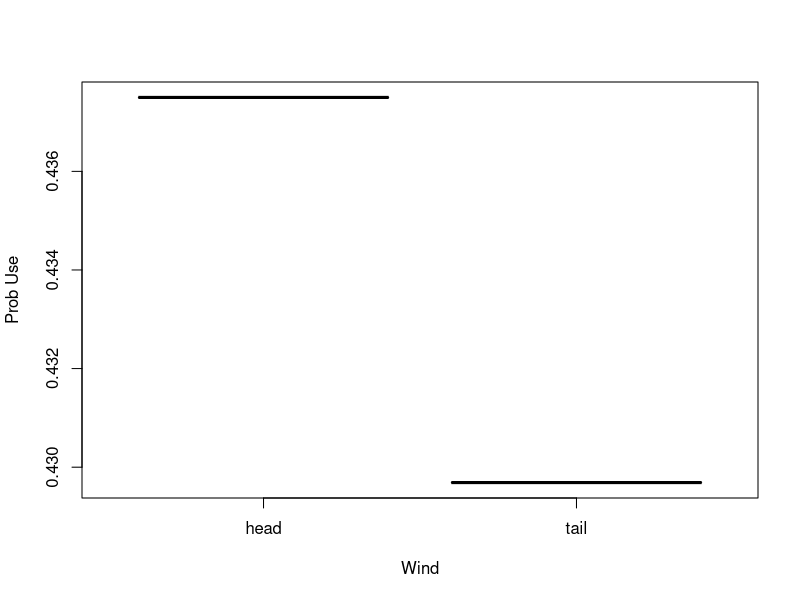

Reproduce this figure in R.
## ---- chunk 1
knitr::opts_chunk$set(echo = TRUE)
## ---- chunk 2
library(MASS)
## ---- chunk 3
q1fit <- glm(formula = use ~ wind, data = shuttle, family = binomial)
summary(q1fit)
## ---- chunk 4
plot(shuttle$wind, q1fit$fitted, pch=19, col="blue", 
     xlab="Wind", ylab="Prob Use")
## ---- chunk 5
q1fit$coef[2]
## ---- chunk 6
library(MASS)
## ---- chunk 7
q2fit <- glm(formula = use ~ wind + magn, data = shuttle, family = binomial)
summary(q2fit)
## ---- chunk 8
x <- -5:5
y <- c(5.12, 3.93, 2.67, 1.87, 0.52, 0.08, 0.93, 2.05, 2.54, 3.87, 4.97)
